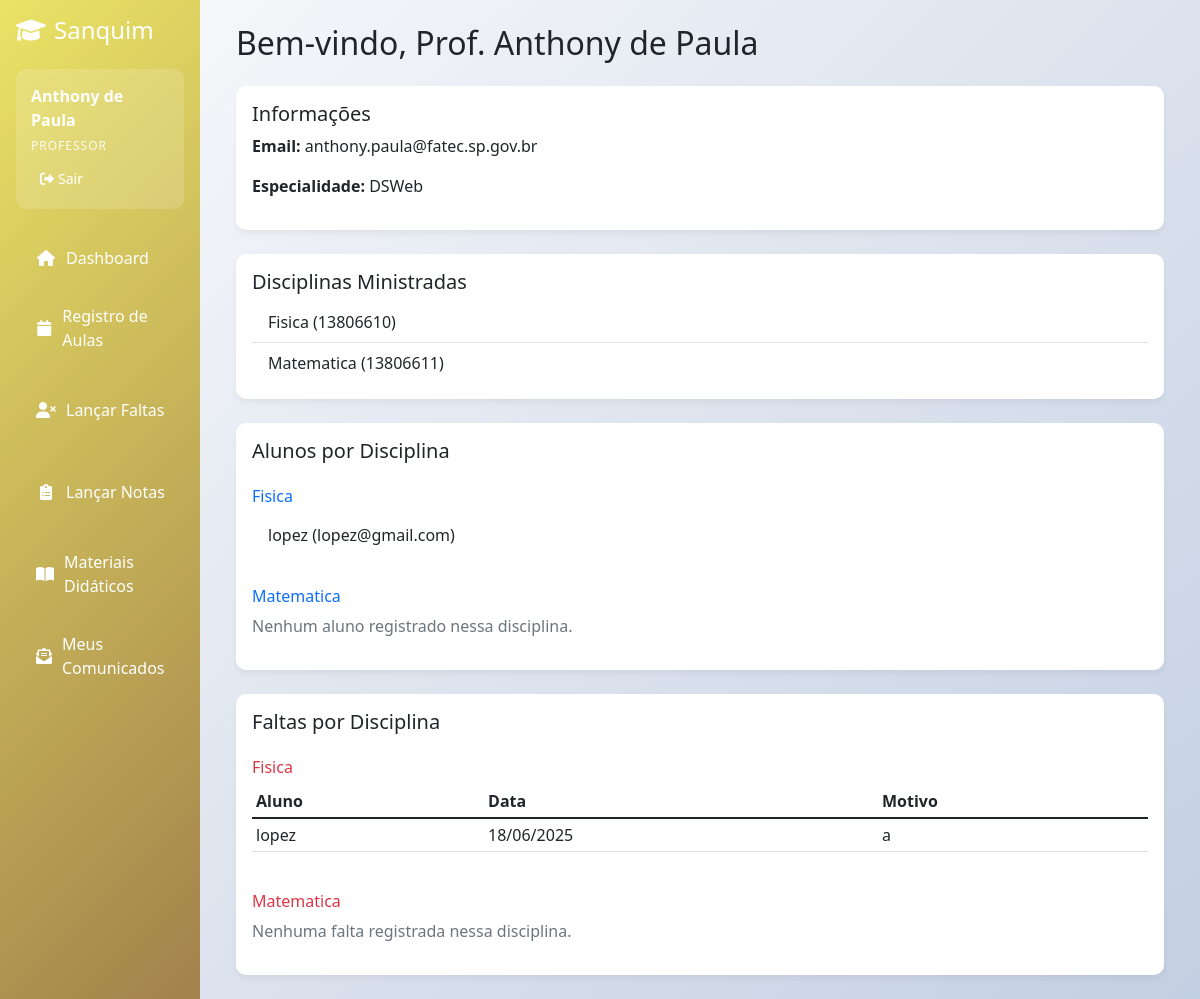
/dashboard-professor (signed in), run on an earlier commit of the app's database.
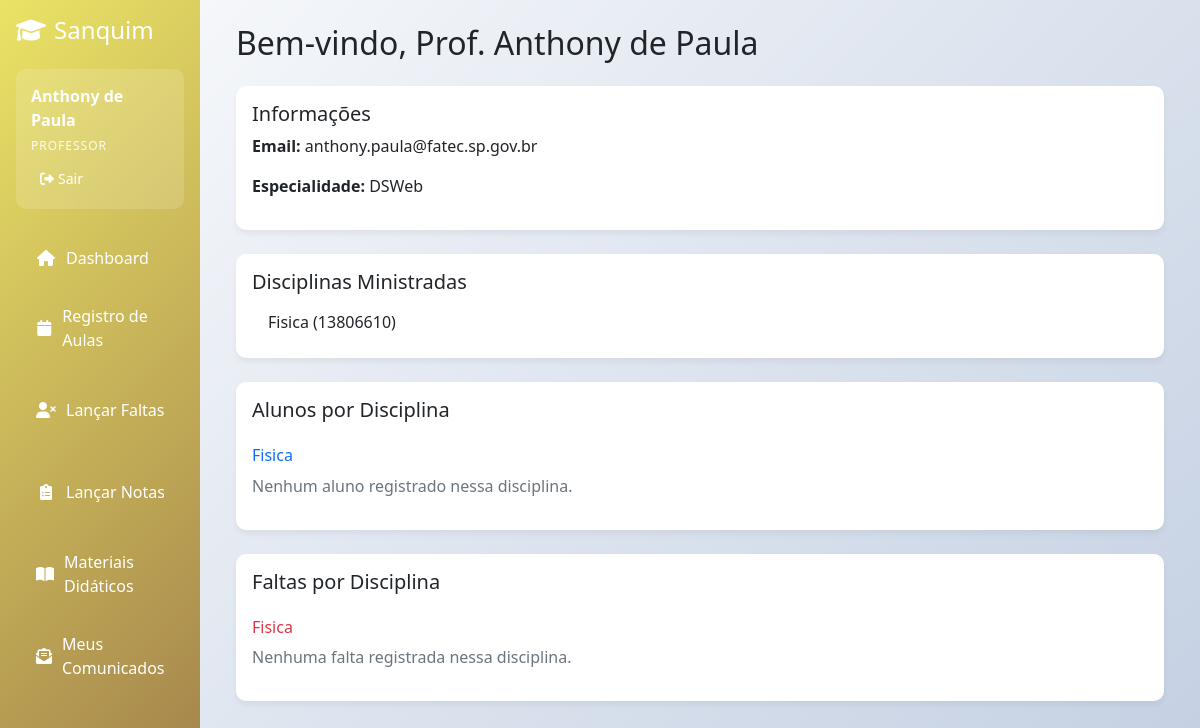
And on a later commit of the database.
### app.py (models this page shows, shortened)
class Professor(db.Model):
    __tablename__ = 'professor'
    id = db.Column(db.Integer, primary_key=True)
    nome = db.Column(db.String(100), nullable=False)
    cpf = db.Column(db.String(14), nullable=False, unique=True)
    rg = db.Column(db.String(20))
    endereco = db.Column(db.String(255))
    bairro = db.Column(db.String(100))
    cidade = db.Column(db.String(100))
    email = db.Column(db.String(120), unique=True, nullable=False)
    telefone = db.Column(db.String(20))
    status = db.Column(db.Integer, default=1)
    senha_hash = db.Column(db.String(255), nullable=True)  # Novo campo
    especialidade = db.Column(db.String(100))
    ativo = db.Column(db.Boolean, default=True)  # Novo campo
    disciplinas_ministradas = db.relationship('Disciplina', back_populates='professor', lazy=True)

class Disciplina(db.Model):
    __tablename__ = 'disciplina'
    id = db.Column(db.Integer, primary_key=True)
    nome = db.Column(db.String(100), nullable=False)
    codigo = db.Column(db.String(20), unique=True, nullable=False)
    carga_horaria = db.Column(db.Integer)
    descricao = db.Column(db.Text)
    categoria = db.Column(db.String(50), default='geral') # ex: exatas, humanas, biologicas, geral
    professor_id = db.Column(db.Integer, db.ForeignKey('professor.id'))
    turma_id = db.Column(db.Integer, db.ForeignKey('turma.id'))
    professor = db.relationship('Professor', backref='minhas_disciplinas')
    turma = db.relationship('Turma', backref='disciplinas_vinculadas')
    notas = db.relationship('Nota', back_populates='disciplina', cascade="all, delete-orphan")
    faltas = db.relationship('Falta', back_populates='disciplina_rel', cascade="all, delete-orphan")

class Aluno(db.Model):
    __tablename__ = 'aluno'
    id = db.Column(db.Integer, primary_key=True)
    nome = db.Column(db.String(100), nullable=False)
    ra = db.Column(db.String(20), nullable=False, unique=True)
    data_nascimento = db.Column(db.Date)
    cpf = db.Column(db.String(14), nullable=False, unique=True)
    rg = db.Column(db.String(20))
    endereco = db.Column(db.String(255))
    bairro = db.Column(db.String(100))
    cidade = db.Column(db.String(100))
    email = db.Column(db.String(120), unique=True, nullable=False)
    telefone = db.Column(db.String(20))
    status = db.Column(db.Integer, default=1)
    senha_hash = db.Column(db.String(255), nullable=True)
    turma_id = db.Column(db.Integer, db.ForeignKey('turma.id'))
    notas = db.relationship('Nota', backref='aluno', lazy=True)
    turma = db.relationship('Turma', backref='aluno', lazy=True)

class Falta(db.Model):
    __tablename__ = 'falta'
    id = db.Column(db.Integer, primary_key=True)
    data = db.Column(db.Date, default=datetime.utcnow, nullable=False)
    motivo = db.Column(db.String(255))
    aluno_id = db.Column(db.Integer, db.ForeignKey('aluno.id'), nullable=False)
    disciplina_id = db.Column(db.Integer, db.ForeignKey('disciplina.id'), nullable=False)
    aluno = db.relationship('Aluno', backref='minhas_faltas')
    disciplina_rel = db.relationship('Disciplina', back_populates='faltas')

### app.py (the view)
@app.route('/dashboard-professor')
@login_required
def dashboard_professor():
    if session.get('user_tipo') != 'professor':
        flash('Acesso negado!', 'error')
        return redirect(url_for('index'))
    professor_id = session.get('user_id')
    professor = Professor.query.get(professor_id)
    disciplinas = Disciplina.query.filter_by(professor_id=professor_id).all()
    alunos_por_disciplina = {}
    faltas_por_disciplina = {}
    for disciplina in disciplinas:
        alunos_ids = set(nota.aluno_id for nota in disciplina.notas)
        alunos = Aluno.query.filter(Aluno.id.in_(alunos_ids)).all()
        alunos_por_disciplina[disciplina.nome] = alunos
        faltas = Falta.query.filter_by(disciplina_id=disciplina.id).all()
        faltas_por_disciplina[disciplina.nome] = faltas
    return render_template(
        'dashboard/professor.html',
        professor=professor,
        disciplinas=disciplinas,
        alunos_por_disciplina=alunos_por_disciplina,
        faltas_por_disciplina=faltas_por_disciplina,
        alunos_qtd={d.nome: len(alunos_por_disciplina[d.nome]) for d in disciplinas},
        faltas_qtd={d.nome: len(faltas_por_disciplina[d.nome]) for d in disciplinas}
    )

### app.py (called while the page is built)
def login_required(f):
    @wraps(f)
    def decorated_function(*args, **kwargs):
        if 'user_id' not in session:
            return redirect(url_for('login'))
        return f(*args, **kwargs)
    return decorated_function

### templates/dashboard/professor.html (shortened to what this page needs)
{% extends 'base.html' %}
{% block content %}
<h2 class="mb-4">Bem-vindo, Prof. {{ professor.nome }}</h2>
<div class="row">
    <div class="col-md-12">
        <div class="card p-3 mb-4">
            <h5 class="card-title">Informações</h5>
            <p><strong>Email:</strong> {{ professor.email }}</p>
            <p><strong>Especialidade:</strong> {{ professor.especialidade or 'Não informada' }}</p>
        </div>
        <div class="card p-3 mb-4">
            <h5 class="card-title">Disciplinas Ministradas</h5>
            {% if disciplinas %}
            <ul class="list-group list-group-flush">
                {% for disc in disciplinas %}
                <li class="list-group-item">{{ disc.nome }} ({{ disc.codigo }})</li>
                {% endfor %}
            </ul>
            {% else %}
            <p class="text-muted">Nenhuma disciplina atribuída.</p>
            {% endif %}
        </div>
        <div class="card p-3 mb-4">
            <h5 class="card-title">Alunos por Disciplina</h5>
            {% for nome_disc, alunos in alunos_por_disciplina.items() %}
            <h6 class="mt-3 text-primary">{{ nome_disc }}</h6>
            {% if alunos %}
            <ul class="list-group list-group-flush mb-3">
                {% for aluno in alunos %}
                <li class="list-group-item">{{ aluno.nome }} ({{ aluno.email }})</li>
                {% endfor %}
            </ul>
            {% else %}
            <p class="text-muted">Nenhum aluno registrado nessa disciplina.</p>
            {% endif %}
            {% endfor %}
        </div>
        <div class="card p-3">
            <h5 class="card-title">Faltas por Disciplina</h5>
            {% for nome_disc, faltas in faltas_por_disciplina.items() %}
            <h6 class="mt-3 text-danger">{{ nome_disc }}</h6>
            {% if faltas %}
            <table class="table table-sm mb-4">
                <thead>
                    <tr>
                        <th>Aluno</th>
                        <th>Data</th>
                        <th>Motivo</th>
                    </tr>
                </thead>
                <tbody>
                    {% for falta in faltas %}
                    <tr>
                        <td>{{ falta.aluno.nome }}</td>
                        <td>{{ falta.data.strftime('%d/%m/%Y') }}</td>
                        <td>{{ falta.motivo or 'Não informado' }}</td>
                    </tr>
                    {% endfor %}
                </tbody>
            </table>
            {% else %}
            <p class="text-muted">Nenhuma falta registrada nessa disciplina.</p>
            {% endif %}
            {% endfor %}
        </div>
    </div>
</div>
{% endblock %}

### templates/base.html (shortened to what this page needs)
<!DOCTYPE html>
<html lang="pt-br">
  <head>
    <link
      href="https://cdnjs.cloudflare.com/ajax/libs/bootstrap/5.1.3/css/bootstrap.min.css"
      rel="stylesheet"
    />
    <link
      href="https://cdnjs.cloudflare.com/ajax/libs/font-awesome/6.0.0/css/all.min.css"
      rel="stylesheet"
    />
  </head>
  <body>
    <div class="container-fluid">
      <div class="row">
        <div class="col-md-3 col-lg-2 px-0 sidebar">
          <div class="p-3">
            <h4 class="text-white mb-4 d-flex align-items-center">
              <i class="fas fa-graduation-cap me-2"></i> Sanquim
            </h4>
            <div class="user-info">
              <div class="user-name">{{ session.user_nome }}</div>
              <div class="user-type">{{ session.user_tipo|capitalize }}</div>
              <div
                class="mt-2 d-flex justify-content-between align-items-center"
              >
                <a
                  href="{{ url_for('logout') }}"
                  class="btn btn-logout btn-sm"
                  style="color: white"
                >
                  <i class="fas fa-sign-out-alt me-1"></i>Sair
                </a>
              </div>
            </div>
            <nav class="nav flex-column mt-3">
              {% if session.user_tipo != 'admin' %}
              <a
                class="nav-link {% if request.endpoint == 'index' %}active{% endif %}"
                href="{{ url_for('index') }}"
              >
                <i class="fas fa-home"></i> Dashboard
              </a>
              {% endif %}
              {% if session.user_tipo == 'professor' %}
              <a
                class="nav-link {% if request.endpoint == 'calendario_professor' %}active{% endif %}"
                href="{{ url_for('calendario_professor') }}"
              >
                <i class="fas fa-calendar"></i> Registro de Aulas
              </a>
              <a
                class="nav-link {% if request.endpoint == 'listar_faltas_professor' %}active{% endif %}"
                href="{{ url_for('listar_faltas_professor') }}"
              >
                <i class="fas fa-user-times"></i> Lançar Faltas
              </a>
              <a
                class="nav-link {% if request.endpoint == 'listar_notas' %}active{% endif %}"
                href="{{ url_for('listar_notas') }}"
              >
                <i class="fas fa-clipboard-list"></i> Lançar Notas
              </a>
              <a
                class="nav-link {% if request.endpoint == 'listar_materiais' %}active{% endif %}"
                href="{{ url_for('listar_materiais') }}"
              >
                <i class="fas fa-book-open"></i> Materiais Didáticos
              </a>
              <a
                class="nav-link {% if request.endpoint == 'enviar_comunicado' %}active{% endif %}"
                href="{{ url_for('enviar_comunicado') }}"
              >
                <i class="fas fa-envelope-open-text"></i> Meus Comunicados
              </a>
              {% endif %}
            </nav>
          </div>
        </div>
        <div class="col-md-9 col-lg-10 main-content" style="background: linear-gradient(135deg, #f5f7fa 0%, #c3cfe2 100%);">
          <div class="p-4">
            {% block content %}{% endblock %}
          </div>
        </div>
      </div>
    </div>
  </body>
</html>

### templates/base.html (style rules this page uses)
:root { --primary-color: #eae366; --secondary-color: #a2814b; --accent-color: #379091; --danger-color: #e74c3c; --success-color: #2ecc71; }
.sidebar { background: linear-gradient( 135deg, var(--primary-color) 0%, var(--secondary-color) 100% ); min-height: 100vh; transition: all 0.3s; }
.sidebar .nav-link { color: white; padding: 12px 20px; border-radius: 8px; margin: 5px 0; transition: all 0.2s; display: flex; align-items: center; }
.sidebar .nav-link i { margin-right: 10px; width: 20px; text-align: center; }
.main-content { background-color: #f8f9fa; min-height: 100vh; }
.card { border: none; border-radius: 10px; box-shadow: 0 4px 6px rgba(0, 0, 0, 0.05); transition: transform 0.2s, box-shadow 0.2s; }
.user-info { background-color: rgba(255, 255, 255, 0.15); border-radius: 10px; padding: 15px; margin-bottom: 20px; backdrop-filter: blur(5px); }
.user-info .user-name { color: white; font-weight: bold; margin-bottom: 5px; }
.user-info .user-type { color: rgba(255, 255, 255, 0.9); font-size: 12px; text-transform: uppercase; letter-spacing: 1px; }

What changed in the data, as far as the page shows it:
removed Disciplina: nome "Matematica", codigo "13806611", shows "Nenhum aluno registrado nessa disciplina.", shows "Nenhuma falta registrada nessa disciplina."
removed Falta: aluno.nome "lopez", data "18/06/2025", motivo "a"
changed Disciplina "Fisica": loses Aluno (nome "lopez", email "lopez@gmail.com"); text "Aluno Data Motivo" → "Nenhum aluno registrado nessa disciplina. Nenhuma falta registrada nessa disciplina."
